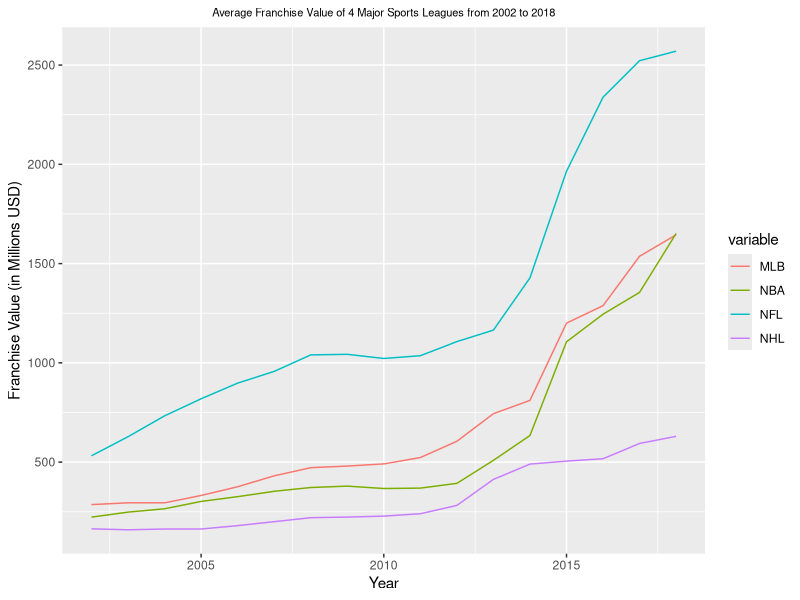

Recreate this plot in R.
#plot 4 major sports leagues average franchise values
install.packages("ggplot2")
library(ggplot2)
library(reshape2)

MLB <- read.csv("mlb-avg-value.csv", header = FALSE)
NBA <- read.csv("nba-avg-value.csv", header = FALSE)
NFL <- read.csv("nfl-avg-value.csv", header = FALSE)
NHL <- read.csv("nhl-avg-value.csv", header = FALSE)

names(MLB) <- c("Year", "Average MLB Franchise Value")
names(NBA) <- c("Year", "Average NBA Franchise Value")
names(NFL) <- c("Year", "Average NFL Franchise Value")
names(NHL) <- c("Year", "Average NHL Franchise Value")

fulldata <- merge(MLB, NBA)
fulldata <- merge(fulldata, NFL)
fulldata <- merge(fulldata, NHL)
names(fulldata) <- c("Year", "MLB", "NBA", "NFL", "NHL")
#remove commas
fulldata$MLB <- gsub(",", "", fulldata$MLB)
fulldata$NBA <- gsub(",", "", fulldata$NBA)
fulldata$NFL <- gsub(",", "", fulldata$NFL)
fulldata$NHL <- gsub(",", "", fulldata$NHL)

melted <- melt(fulldata, id.vars = "Year")
melted$value <- as.numeric(melted$value)
ggplot(data = melted, aes(x = Year, y = value, group = factor(variable))) + 
  geom_line(size=0.5, aes(color=variable), alpha=1) +
  labs(title = "Average Franchise Value of 4 Major Sports Leagues from 2002 to 2018", 
       y = "Franchise Value (in Millions USD)", 
       x = "Year") +
  theme(plot.title = element_text(size = 8, hjust = 0.5))
